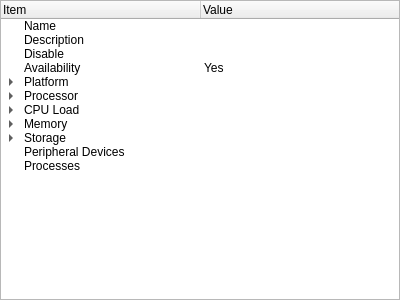
<?xml version="1.0" encoding="UTF-8"?>
<ui version="4.0">
 <class>ResourceViewWidget</class>
 <widget class="QWidget" name="ResourceViewWidget">
  <property name="geometry">
   <rect>
    <x>0</x>
    <y>0</y>
    <width>400</width>
    <height>300</height>
   </rect>
  </property>
  <property name="windowTitle">
   <string>Form</string>
  </property>
  <layout class="QVBoxLayout" name="verticalLayout">
   <property name="leftMargin">
    <number>0</number>
   </property>
   <property name="topMargin">
    <number>0</number>
   </property>
   <property name="rightMargin">
    <number>0</number>
   </property>
   <property name="bottomMargin">
    <number>0</number>
   </property>
   <item>
    <widget class="QTreeWidget" name="treeWidget">
     <attribute name="headerDefaultSectionSize">
      <number>200</number>
     </attribute>
     <column>
      <property name="text">
       <string>Item</string>
      </property>
     </column>
     <column>
      <property name="text">
       <string>Value</string>
      </property>
     </column>
     <item>
      <property name="text">
       <string>Name</string>
      </property>
      <property name="text">
       <string/>
      </property>
     </item>
     <item>
      <property name="text">
       <string>Description</string>
      </property>
      <property name="text">
       <string/>
      </property>
     </item>
     <item>
      <property name="text">
       <string>Disable</string>
      </property>
      <property name="icon">
       <iconset resource="res.qrc">
        <normaloff>:/images/computer_ico.png</normaloff>:/images/computer_ico.png</iconset>
      </property>
     </item>
     <item>
      <property name="text">
       <string>Availability</string>
      </property>
      <property name="icon">
       <iconset resource="res.qrc">
        <normaloff>:/images/yesres_ico.png</normaloff>:/images/yesres_ico.png</iconset>
      </property>
      <property name="text">
       <string>Yes</string>
      </property>
     </item>
     <item>
      <property name="text">
       <string>Platform</string>
      </property>
      <property name="icon">
       <iconset resource="res.qrc">
        <normaloff>:/images/module_ico.png</normaloff>:/images/module_ico.png</iconset>
      </property>
      <item>
       <property name="text">
        <string>Name</string>
       </property>
      </item>
      <item>
       <property name="text">
        <string>Distribution</string>
       </property>
      </item>
      <item>
       <property name="text">
        <string>Release</string>
       </property>
      </item>
     </item>
     <item>
      <property name="text">
       <string>Processor</string>
      </property>
      <property name="icon">
       <iconset resource="res.qrc">
        <normaloff>:/hardware.svg</normaloff>:/hardware.svg</iconset>
      </property>
      <item>
       <property name="text">
        <string>Model</string>
       </property>
      </item>
      <item>
       <property name="text">
        <string>Architecture</string>
       </property>
      </item>
      <item>
       <property name="text">
        <string>Cores</string>
       </property>
       <property name="text">
        <string>0</string>
       </property>
      </item>
      <item>
       <property name="text">
        <string>Siblings</string>
       </property>
       <property name="text">
        <string>0</string>
       </property>
      </item>
      <item>
       <property name="text">
        <string>Frequency</string>
       </property>
       <property name="text">
        <string>0.00</string>
       </property>
      </item>
     </item>
     <item>
      <property name="text">
       <string>CPU Load</string>
      </property>
      <property name="icon">
       <iconset resource="res.qrc">
        <normaloff>:/hardware.svg</normaloff>:/hardware.svg</iconset>
      </property>
      <item>
       <property name="text">
        <string>Load Instant</string>
       </property>
       <property name="text">
        <string>0.0%</string>
       </property>
      </item>
      <item>
       <property name="text">
        <string>Load average 1</string>
       </property>
       <property name="text">
        <string>0.0%</string>
       </property>
      </item>
      <item>
       <property name="text">
        <string>Load average 5</string>
       </property>
       <property name="text">
        <string>0.0%</string>
       </property>
      </item>
      <item>
       <property name="text">
        <string>Load average 15</string>
       </property>
       <property name="text">
        <string>0.0%</string>
       </property>
      </item>
     </item>
     <item>
      <property name="text">
       <string>Memory</string>
      </property>
      <property name="icon">
       <iconset resource="res.qrc">
        <normaloff>:/hardware.svg</normaloff>:/hardware.svg</iconset>
      </property>
      <item>
       <property name="text">
        <string>Total Space</string>
       </property>
       <property name="text">
        <string>0 KB</string>
       </property>
      </item>
      <item>
       <property name="text">
        <string>Free Space</string>
       </property>
       <property name="text">
        <string>0 KB</string>
       </property>
      </item>
     </item>
     <item>
      <property name="text">
       <string>Storage</string>
      </property>
      <property name="icon">
       <iconset resource="res.qrc">
        <normaloff>:/drive-harddisk.svg</normaloff>:/drive-harddisk.svg</iconset>
      </property>
      <item>
       <property name="text">
        <string>Total Space</string>
       </property>
       <property name="text">
        <string>0 KB</string>
       </property>
      </item>
      <item>
       <property name="text">
        <string>Free Space</string>
       </property>
       <property name="text">
        <string>0 KB</string>
       </property>
      </item>
     </item>
     <item>
      <property name="text">
       <string>Peripheral Devices</string>
      </property>
      <property name="icon">
       <iconset resource="res.qrc">
        <normaloff>:/hardware.svg</normaloff>:/hardware.svg</iconset>
      </property>
     </item>
     <item>
      <property name="text">
       <string>Processes</string>
      </property>
      <property name="icon">
       <iconset resource="res.qrc">
        <normaloff>:/run22.svg</normaloff>:/run22.svg</iconset>
      </property>
     </item>
    </widget>
   </item>
  </layout>
 </widget>
 <resources>
  <include location="res.qrc"/>
 </resources>
 <connections/>
</ui>
